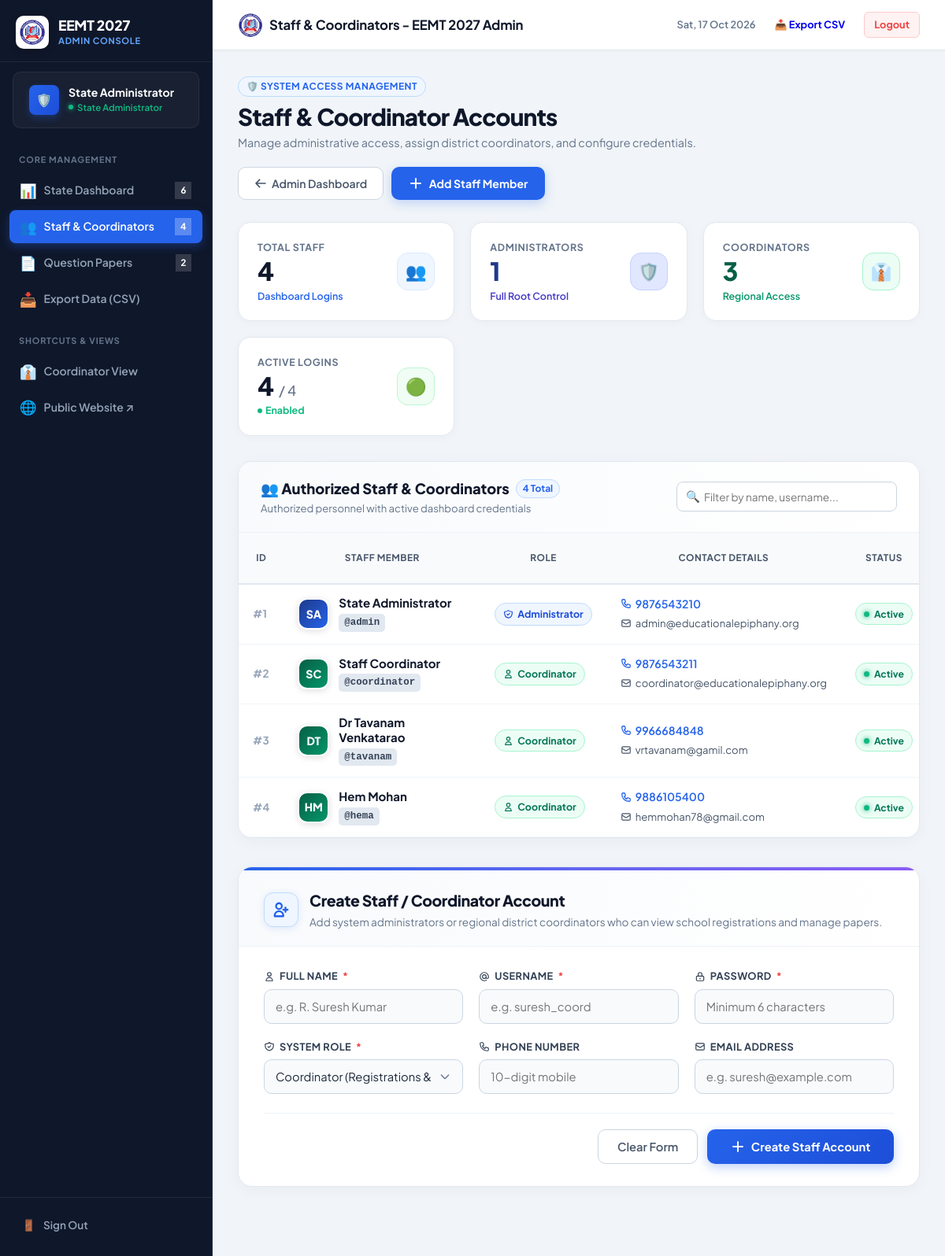
The app's page /admin/coordinators.php (signed in) with its own data.
### tables this page shows
CREATE TABLE users (
            id INTEGER PRIMARY KEY AUTOINCREMENT,
            username TEXT NOT NULL UNIQUE,
            password_hash TEXT NOT NULL,
            name TEXT NOT NULL,
            role TEXT NOT NULL,
            assigned_district TEXT NULL,
            email TEXT NULL,
            mobile TEXT NULL,
            is_active INTEGER DEFAULT 1,
            created_at TEXT DEFAULT CURRENT_TIMESTAMP
        );

### admin/coordinators.php (the view, shortened to what the rows shown need)
<?php
require_once __DIR__ . '/../includes/auth.php';
$pdo = getDB();
$stmt = $pdo->query("SELECT id, username, role, name, email, mobile, is_active, created_at FROM users ORDER BY id ASC");
$users = $stmt->fetchAll(PDO::FETCH_ASSOC);
$pageTitle = "Staff & Coordinators - EEMT 2027 Admin";
require_once __DIR__ . '/includes/admin_header.php';
?>
<div style="max-width: 1250px; margin: 0 auto; padding-bottom: 2rem;">
    <div style="margin-bottom: 1.75rem; display: flex; justify-content: space-between; align-items: flex-end; flex-wrap: wrap; gap: 1.25rem;">
        <div>
            <h1 style="font-size: 1.85rem; font-weight: 800; color: #0f172a; margin: 0; letter-spacing: -0.03em; line-height: 1.2;">
                Staff & Coordinator Accounts
            </h1>
        </div>
    </div>
    <div class="card" style="padding: 0; overflow: hidden; margin-bottom: 2.25rem; border: 1px solid #e2e8f0; border-radius: 18px; box-shadow: 0 4px 20px rgba(0,0,0,0.04); background: #ffffff;">
        <div class="table-responsive" style="overflow-x: auto; width: 100%;">
            <table class="table" id="staffTable" style="width: 100%; min-width: 980px; border-collapse: collapse; margin-bottom: 0;">
                <thead style="background: #f8fafc; border-bottom: 2px solid #e2e8f0;">
                    <tr>
                        <th style="font-weight: 700; text-transform: uppercase; font-size: 0.74rem; letter-spacing: 0.5px; color: #475569; padding: 14px 18px; width: 70px;">ID</th>
                        <th style="font-weight: 700; text-transform: uppercase; font-size: 0.74rem; letter-spacing: 0.5px; color: #475569; padding: 14px 18px; min-width: 250px;">Staff Member</th>
                        <th style="font-weight: 700; text-transform: uppercase; font-size: 0.74rem; letter-spacing: 0.5px; color: #475569; padding: 14px 18px; width: 170px;">Role</th>
                        <th style="font-weight: 700; text-transform: uppercase; font-size: 0.74rem; letter-spacing: 0.5px; color: #475569; padding: 14px 18px; min-width: 240px;">Contact Details</th>
                        <th style="font-weight: 700; text-transform: uppercase; font-size: 0.74rem; letter-spacing: 0.5px; color: #475569; padding: 14px 18px; width: 130px;">Status</th>
                    </tr>
                </thead>
                <tbody id="staffTableBody">
                    <?php foreach ($users as $u):
                        $words = explode(' ', trim($u['name']));
                        $initials = '';
                        foreach ($words as $w) {
                            if (!empty($w)) $initials .= strtoupper($w[0]);
                            if (strlen($initials) >= 2) break;
                        }
                    ?>
                        <tr class="staff-row" style="border-bottom: 1px solid #f1f5f9; transition: background 0.15s ease;" onmouseover="this.style.background='#f8fafc'" onmouseout="this.style.background='transparent'">
                            <td style="padding: 14px 18px; vertical-align: middle; font-weight: 700; color: #94a3b8; font-size: 0.85rem;">
                                #<?php echo $u['id']; ?>
                            </td>
                            <td style="padding: 14px 18px; vertical-align: middle;">
                                <div style="display: flex; align-items: center; gap: 12px;">
                                    <div style="width: 40px; height: 40px; border-radius: 12px; background: <?php echo $u['role'] === 'admin' ? 'linear-gradient(135deg, #1e3a8a, #2563eb)' : 'linear-gradient(135deg, #065f46, #059669)'; ?>; color: #ffffff; display: flex; align-items: center; justify-content: center; font-size: 0.88rem; font-weight: 800; flex-shrink: 0; box-shadow: 0 2px 8px rgba(0,0,0,0.12); border: 2px solid #ffffff;">
                                        <?php echo htmlspecialchars($initials); ?>
                                    </div>
                                    <div>
                                        <strong style="color: #0f172a; font-size: 0.94rem; display: block; line-height: 1.25; font-weight: 700;">
                                            <?php echo htmlspecialchars($u['name']); ?>
                                        </strong>
                                        <span style="font-size: 0.78rem; color: #334155; font-family: ui-monospace, SFMono-Regular, Menlo, monospace; font-weight: 600; background: #e2e8f0; padding: 2px 7px; border-radius: 5px; display: inline-block; margin-top: 3px;">
                                            @<?php echo htmlspecialchars($u['username']); ?>
                                        </span>
                                    </div>
                                </div>
                            </td>
                            <td style="padding: 14px 18px; vertical-align: middle;">
                                <?php if ($u['role'] === 'admin'): ?>
                                    <span style="background: #eff6ff; color: #1d4ed8; border: 1px solid #bfdbfe; font-size: 0.78rem; font-weight: 700; padding: 4px 10px; border-radius: 20px; display: inline-flex; align-items: center; gap: 5px;">
                                        Administrator
                                    </span>
                                <?php else: ?>
                                    <span style="background: #ecfdf5; color: #047857; border: 1px solid #a7f3d0; font-size: 0.78rem; font-weight: 700; padding: 4px 10px; border-radius: 20px; display: inline-flex; align-items: center; gap: 5px;">
                                        <svg width="13" height="13" fill="none" stroke="currentColor" stroke-width="2.2" viewBox="0 0 24 24"><path stroke-linecap="round" stroke-linejoin="round" d="M16 7a4 4 0 11-8 0 4 4 0 018 0zM12 14a7 7 0 00-7 7h14a7 7 0 00-7-7z"/></svg>
                                        Coordinator
                                    </span>
                                <?php endif; ?>
                            </td>
                            <td style="padding: 14px 18px; vertical-align: middle;">
                                <?php if (!empty($u['mobile']) && $u['mobile'] !== 'N/A'): ?>
                                    <div style="font-weight: 600; color: #1e293b; font-size: 0.88rem;">
                                        <a href="tel:<?php echo htmlspecialchars($u['mobile']); ?>" style="color: #2563eb; text-decoration: none; display: inline-flex; align-items: center; gap: 5px;">
                                            <?php echo htmlspecialchars($u['mobile']); ?>
                                        </a>
                                    </div>
                                <?php else: ?>
                                    <div style="color: #94a3b8; font-size: 0.82rem;">No Phone</div>
                                <?php endif; ?>
                                <?php if (!empty($u['email']) && $u['email'] !== 'N/A'): ?>
                                    <div style="color: #475569; font-size: 0.82rem; margin-top: 3px;">
                                        <a href="mailto:<?php echo htmlspecialchars($u['email']); ?>" style="color: #475569; text-decoration: none; display: inline-flex; align-items: center; gap: 5px;">
                                            <svg width="14" height="14" fill="none" stroke="currentColor" stroke-width="2" viewBox="0 0 24 24"><path stroke-linecap="round" stroke-linejoin="round" d="M3 8l7.89 5.26a2 2 0 002.22 0L21 8M5 19h14a2 2 0 002-2V7a2 2 0 00-2-2H5a2 2 0 00-2 2v10a2 2 0 002 2z"/></svg>
                                            <?php echo htmlspecialchars($u['email']); ?>
                                        </a>
                                    </div>
                                <?php endif; ?>
                            </td>
                            <td style="padding: 14px 18px; vertical-align: middle;">
                                <?php if ($u['is_active'] == 1): ?>
                                    <span style="display: inline-flex; align-items: center; gap: 6px; padding: 4px 10px; border-radius: 20px; font-size: 0.76rem; font-weight: 700; background: #ecfdf5; color: #047857; border: 1px solid #a7f3d0;">
                                        <span style="width: 7px; height: 7px; border-radius: 50%; background: #10b981; box-shadow: 0 0 6px #10b981;"></span>
                                        Active
                                    </span>
                                <?php endif; ?>
                            </td>
                        </tr>
                    <?php endforeach; ?>
                </tbody>
            </table>
        </div>
    </div>
</div>
<?php require_once __DIR__ . '/includes/admin_footer.php'; ?>

### admin/includes/admin_header.php (shortened to what the rows shown need)
<?php
require_once __DIR__ . '/../../includes/auth.php';
$user = currentUser();
?>
<!DOCTYPE html>
<html lang="en">
<head>
    <link rel="stylesheet" href="../assets/css/app.css">
</head>
<body>
    <div class="admin-shell">
        <aside class="admin-sidebar" id="adminSidebar">
            <div class="sidebar-header-row">
            <a href="dashboard.php" class="sidebar-brand">
                <div class="sidebar-brand-text">
                    <h1>EEMT 2027</h1>
                </div>
            </a>
        </div>
            <div class="sidebar-user">
                <div class="user-meta">
                    <div class="user-name"><?php echo htmlspecialchars($user['name'] ?? 'State Admin'); ?></div>
                    <div class="user-role"><span class="status-dot"></span> State Administrator</div>
                </div>
            </div>
        </aside>
        <div class="admin-main">
            <header class="admin-topbar">
                <div class="topbar-left">
                    <div style="display: flex; align-items: center; gap: 8px;">
                        <h2 class="topbar-title">
                            <span><?php echo htmlspecialchars($pageTitle ?? 'State Administration'); ?></span>
                        </h2>
                    </div>
                </div>
            </header>
            <div class="admin-content">

### records on screen
users: name "State Administrator", id "1", initials "SA", username "admin", role "admin" (drawn), mobile "9876543210", email "admin@educationalepiphany.org", is_active 1 (drawn)
users: id "2", initials "SC", name "Staff Coordinator", username "coordinator", role "coordinator" (drawn), mobile "9876543211", email "coordinator@educationalepiphany.org", is_active 1 (drawn)
users: id "3", initials "DT", name "Dr Tavanam Venkatarao", username "tavanam", role "coordinator" (drawn), mobile "9966684848", email "vrtavanam@gamil.com", is_active 1 (drawn)
users: id "4", initials "HM", name "Hem Mohan", username "hema", role "coordinator" (drawn), mobile "9886105400", email "hemmohan78@gmail.com", is_active 1 (drawn)

### other values on screen
$totalSchoolsBadge "6"
$totalStaffBadge "4"
$totalPapersBadge "2"
$pageTitle "Staff & Coordinators - EEMT 2027 Admin"
$totalStaff "4"
$totalAdmins "1"
$totalCoords "3"
$totalActive "4"
count($users) "4"
